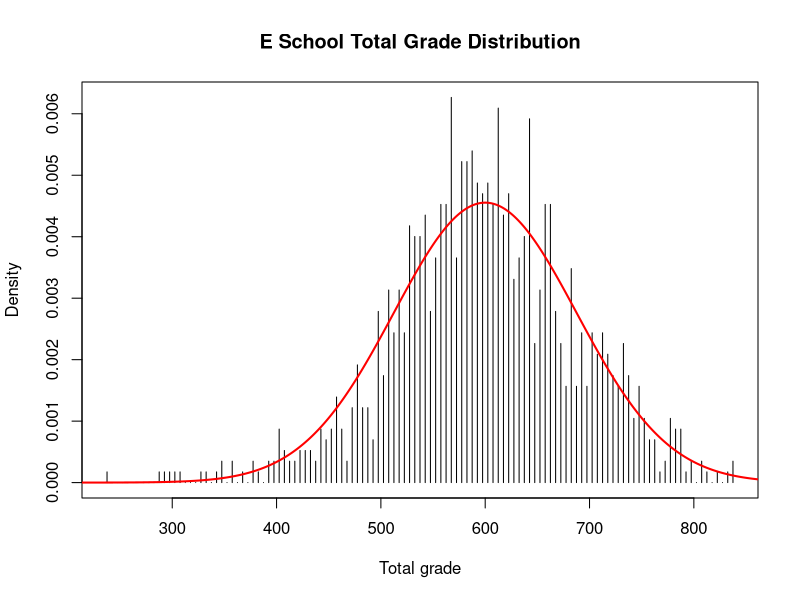
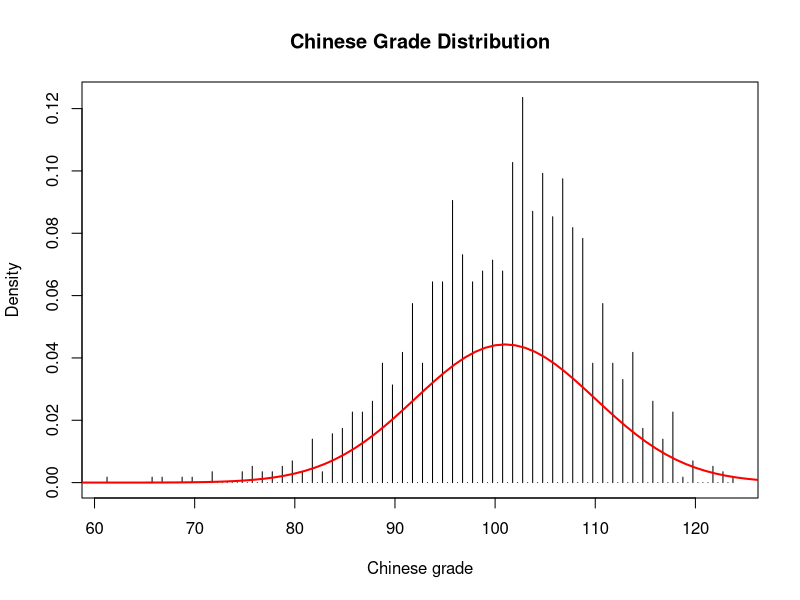
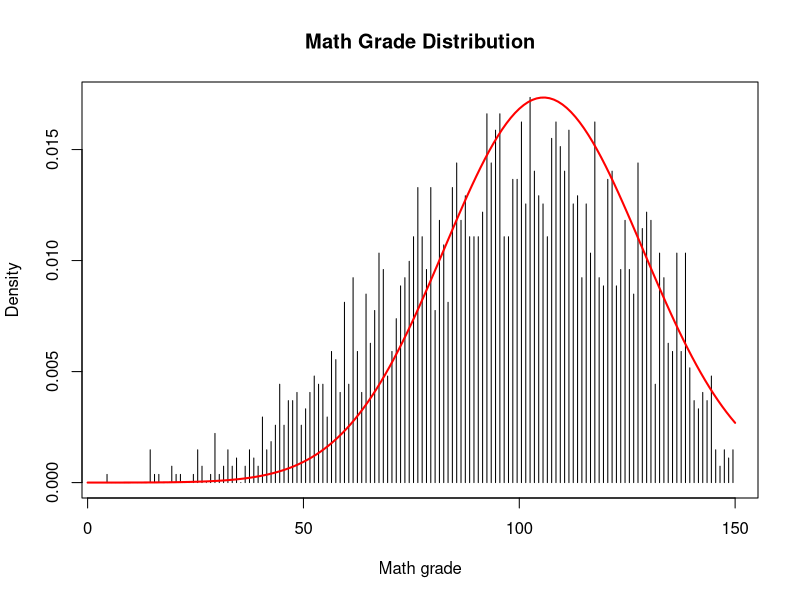
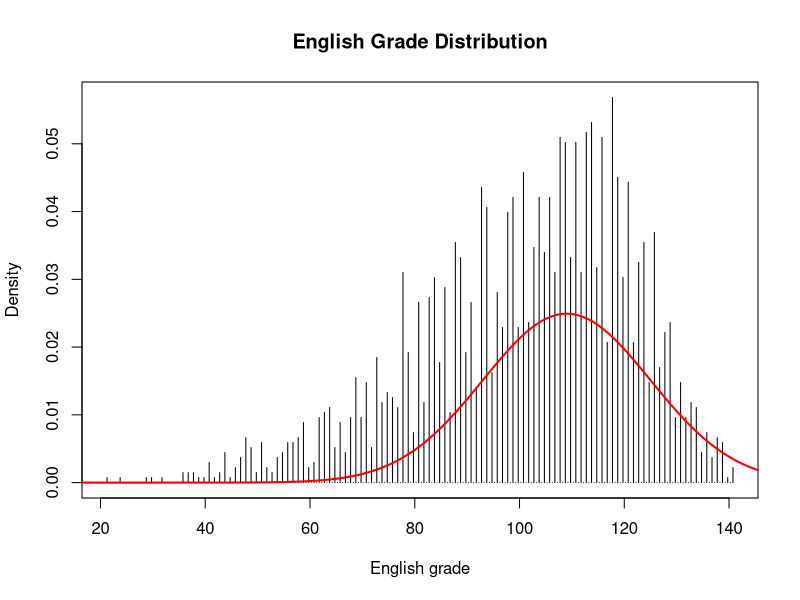
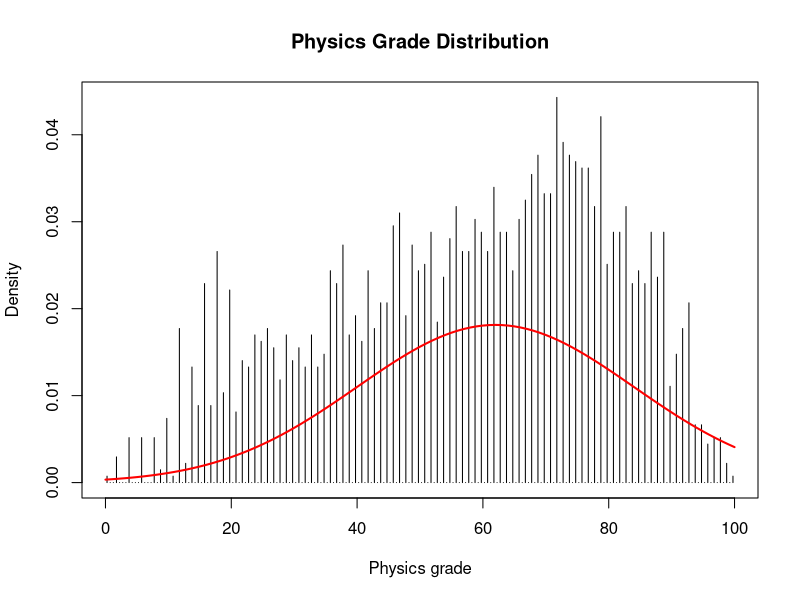
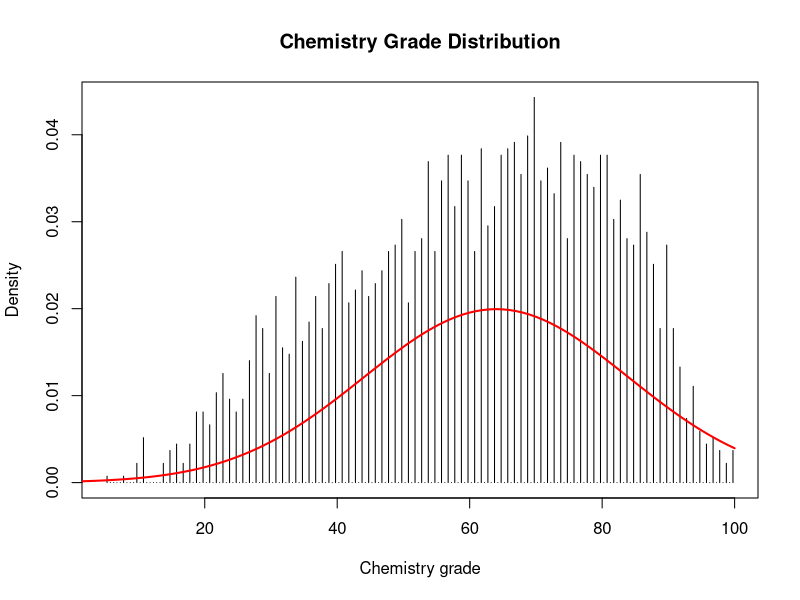
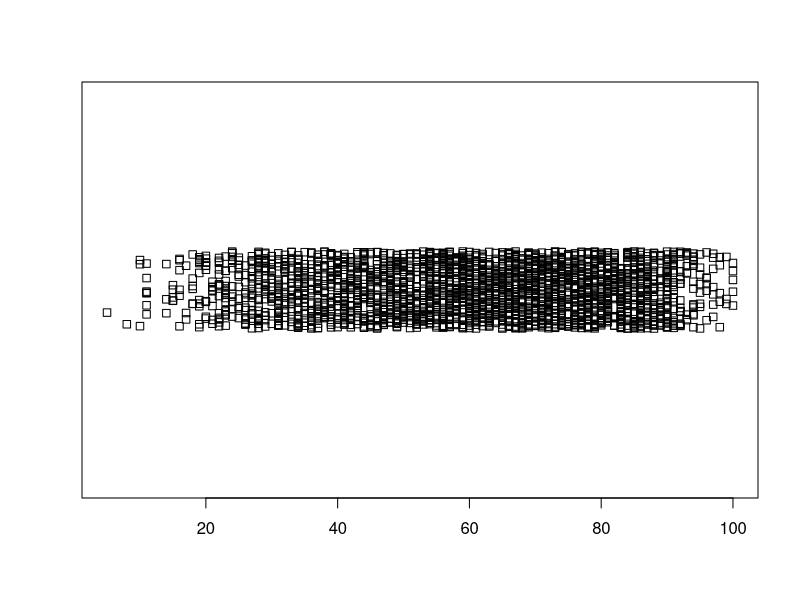
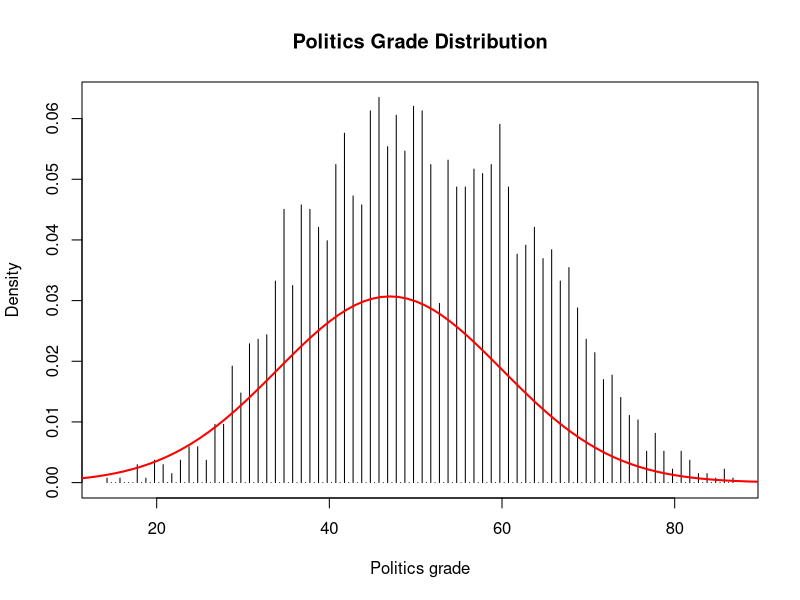

Here is the R script that generated these plots, in order:
## ---- chunk 1
grade <- read.table(file="project_new_2.txt", header=T)

## ---- chunk 2
e.total.hist<-hist(grade$Total[grade$School=="E"],plot=F,breaks=200)
plot(e.total.hist$density~e.total.hist$mids,type="h",ylab="Density",xlab="Total grade",main="E School Total Grade Distribution")
points(0:1500,dnorm(0:1500,600,87.6),type="l",col="red",lwd=2)

## ---- chunk 3
e.chinese.hist<-hist(grade$Chinese[grade$School=="E"],plot=F,breaks=200)
plot(e.chinese.hist$density~e.chinese.hist$mids,type="h",ylab="Density",xlab="Chinese grade",main="Chinese Grade Distribution")
points(0:150,dnorm(0:150,101,9),type="l",col="red",lwd=2)

## ---- chunk 4
math.hist<-hist(grade$Math,plot=F,breaks=200)
plot(math.hist$density~math.hist$mids,type="h",ylab="Density",xlab="Math grade",main="Math Grade Distribution")
points(0:150,dnorm(0:150,105.6,23),type="l",col="red",lwd=2)

## ---- chunk 5
eng.hist<-hist(grade$English,plot=F,breaks=200)
plot(eng.hist$density~eng.hist$mids,type="h",ylab="Density",xlab="English grade",main="English Grade Distribution")
points(0:150,dnorm(0:150,109,16),type="l",col="red",lwd=2)

## ---- chunk 6
phy.hist<-hist(grade$Physics,plot=F,breaks=200)
plot(phy.hist$density~phy.hist$mids,type="h",ylab="Density",xlab="Physics grade",main="Physics Grade Distribution")
points(0:100,dnorm(0:100,62,22),type="l",col="red",lwd=2)

## ---- chunk 7
chem.hist<-hist(grade$Chemistry,plot=F,breaks=200)
plot(chem.hist$density~chem.hist$mids,type="h",ylab="Density",xlab="Chemistry grade",main="Chemistry Grade Distribution")
points(0:100,dnorm(0:100,64,20),type="l",col="red",lwd=2)

## ---- chunk 8
stripchart(grade$Chemistry,method="jitter",jitter=0.02)
freq <- tapply(grade$Chemistry,grade$Chemistry,length)
## ---- chunk 9
poli.hist<-hist(grade$Politics,plot=F,breaks=200)
plot(poli.hist$density~poli.hist$mids,type="h",ylab="Density",xlab="Politics grade",main="Politics Grade Distribution")
points(0:100,dnorm(0:100,47,13),type="l",col="red",lwd=2)

## ---- chunk 10
histo.hist<-hist(grade$History,plot=F,breaks=200)
plot(histo.hist$density~histo.hist$mids,type="h",ylab="Density",xlab="History grade",main="History Grade Distribution")
points(0:100,dnorm(0:100,59,12),type="l",col="red",lwd=2)

## ---- chunk 11
geo.hist<-hist(grade$Geography,plot=F,breaks=200)
plot(geo.hist$density~geo.hist$mids,type="h",ylab="Density",xlab="Geography grade",main="Geography Grade Distribution")
points(0:100,dnorm(0:100,52,16),type="l",col="red",lwd=2)

## ---- chunk 12
math.p <- grade$Math/150
phy.p<-grade$Physics/100
plot(math.p~grade$Total,type="l",col="red",xlab="Total Grade",ylab="Subject Grade Percentage")
lines(phy.p~grade$Total,col="blue")
legend(250,0.9,legend=c("Math","Physics"),col=c("red","blue"),lwd=2)

## ---- chunk 13
t.test(math.p,phy.p,paired=T)

## ---- chunk 14
chinese.p<-grade$Chinese/150
plot(math.p~grade$Total,type="l",col="red",xlab="Total Grade",ylab="Subject Grade Percentage")
lines(chinese.p~grade$Total,col="blue")
legend(250,0.9,legend=c("Math","Chinese"),col=c("red","blue"),lwd=2)

## ---- chunk 15
plot(math.p~chinese.p,pch=18,col="pink")
lm(math.p~chinese.p)
abline(b=0.97982,a=0.04356,lwd=2)
summary(lm(math.p~chinese.p))

## ---- chunk 16
t.test(math.p,chinese.p,paired=T)

## ---- chunk 17
eng.p<-grade$English/150
plot(chinese.p~grade$Total,type="l",col="red",xlab="Total Grade",ylab="Subject Grade Percentage")
lines(eng.p~grade$Total,col="blue")
legend(250,0.9,legend=c("Chinese","English"),col=c("red","blue"),lwd=2)

## ---- chunk 18
t.test(chinese.p,eng.p,alternative="greater")

## ---- chunk 19
t.test(grade$Total,mu=574.38)

## ---- chunk 20
school.total.mean <- aggregate(grade$Total,by=list(grade$School),mean)
school.total.sd <- aggregate(grade$Total,by=list(grade$School),sd)
school.total.max <- aggregate(grade$Total,by=list(grade$School),max)
school.total.min <- aggregate(grade$Total,by=list(grade$School),min)

## ---- chunk 21
par(mfrow = c(2, 1))
d.total.hist <- hist(grade$Total[grade$School=="D"],plot=F,breaks=200)
plot(d.total.hist$density~d.total.hist$mids,type="h",ylab="Density",xlab="Total Grade",main="D School Total Grade Distribution")
d.total.mean <- mean(grade$Total[grade$School=="D"])
d.total.sd <- sd(grade$Total[grade$School=="D"])
points(0:1500,dnorm(0:1500,d.total.mean,d.total.sd),type="l",col="red",lwd=2)

plot(e.total.hist$density~e.total.hist$mids,type="h",ylab="Density",xlab="Total Grade",main="E School Total Grade Distribution")
e.total.mean <- mean(grade$Total[grade$School=="E"])
e.total.sd <- sd(grade$Total[grade$School=="E"])
points(0:1500,dnorm(0:1500,e.total.mean,e.total.sd),type="l",col="red",lwd=2)

## ---- chunk 22
d.total <- grade$Total[grade$School=="D"]
e.total <- grade$Total[grade$School=="E"]
t.test(d.total,e.total)

## ---- chunk 23
t.test(e.total,d.total,alternative="greater")

## ---- chunk 24
t.test(d.total,mu=474.05)

## ---- chunk 25
e.chinese.p <- grade$Chinese[grade$School=="E"]/150
e.eng.p <- grade$English[grade$School=="E"]/150
t.test(e.chinese.p,e.eng.p,alternative="greater")

## ---- chunk 26
par(mfrow = c(1, 1))
e.math <- grade$Math[grade$School=="E"]
e.phys <- grade$Physics[grade$School=="E"]
plot(e.phys~e.math,pch=20,xlab="Math Grade",ylab="Physics Grade",main="XXXXXXXMath Grade vs Physics GradeXXXXXXXX",xlim=c(0,150),ylim=c(0,100))
segments(x0=0,x1=150*0.6,y0=60,y1=60,lty=2,col="green",lwd=2)
segments(x0=150*0.6,x1=150*0.6,y0=0,y1=60,lty=2,col="green",lwd=2)
segments(x0=0,x1=150*0.9,y0=90,y1=90,lty=2,col="red",lwd=2)
segments(x0=150*0.9,x1=150*0.9,y0=0,y1=90,lty=2,col="red",lwd=2)
legend(5,84.5,legend=c("Pass line","Excellent line"),col=c("green","red"),lwd=2,lty=2)

## ---- chunk 27
e.math.p <- grade$Math[grade$School=="E"]/150
e.phys.p <- grade$Physics[grade$School=="E"]/100
plot(e.phys.p~e.math.p,pch=20,xlab="Normalized Math Grade",ylab="Normalized Physics Grade",main="XXXXXXXMath Grade vs Physics GradeXXXXXXXX",xlim=c(0,1),ylim=c(0,1))
